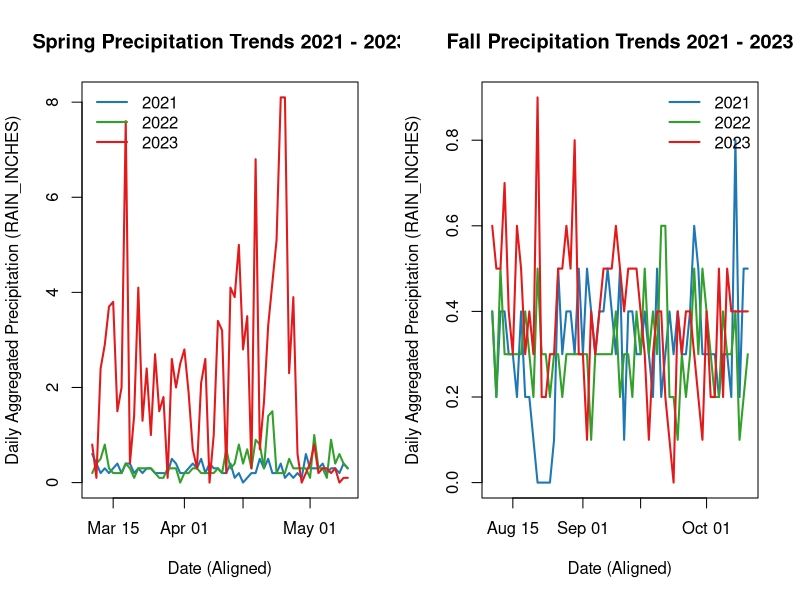
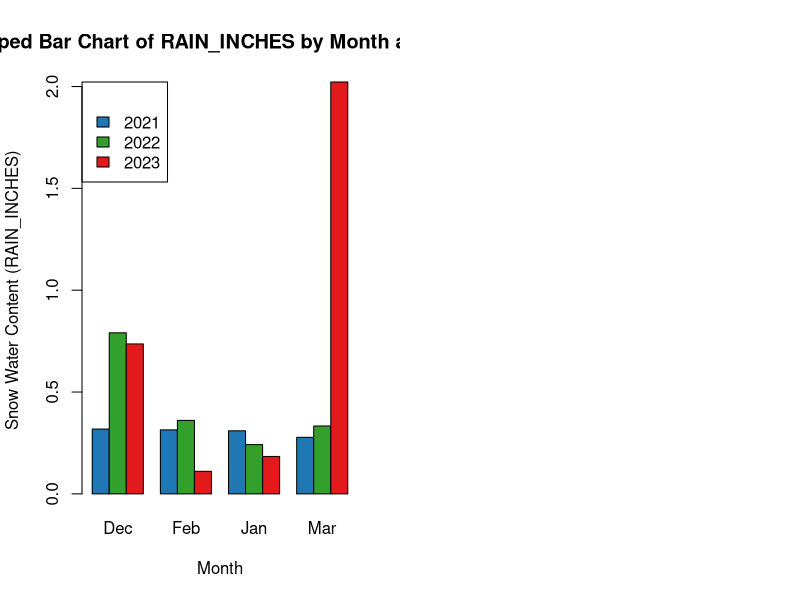
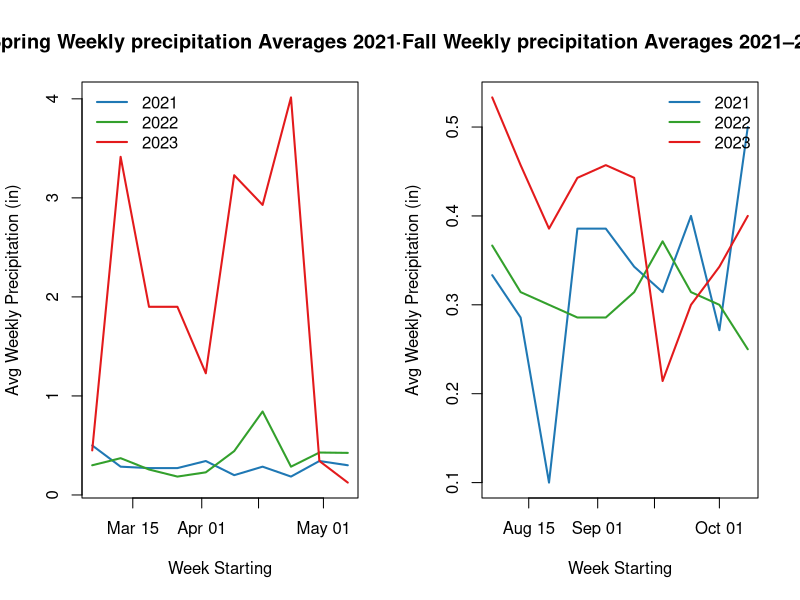
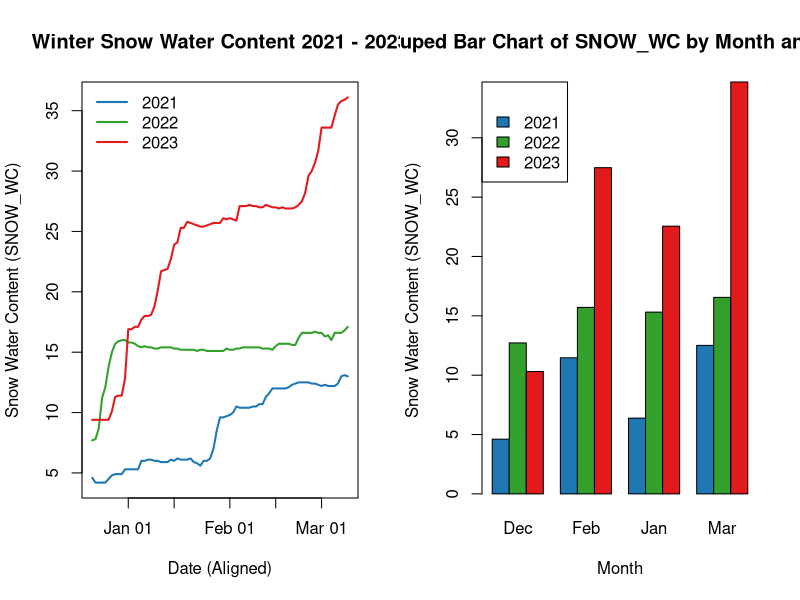
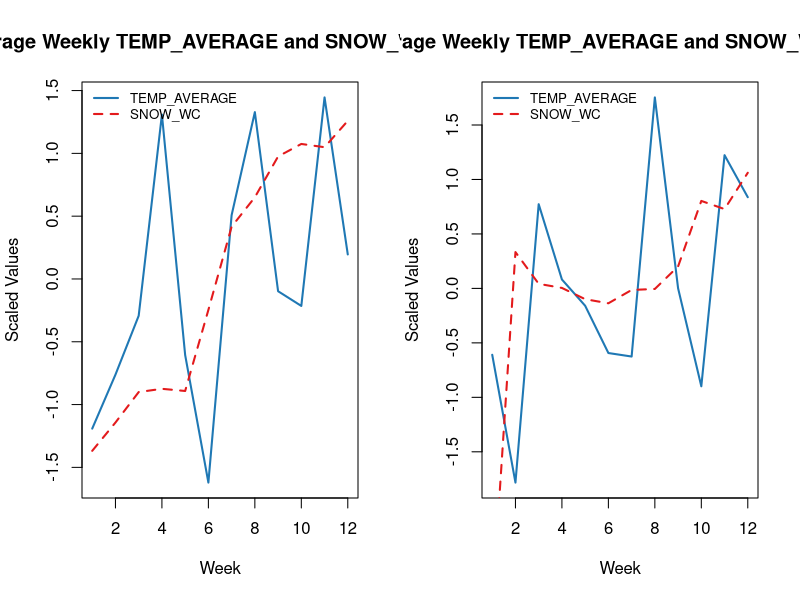
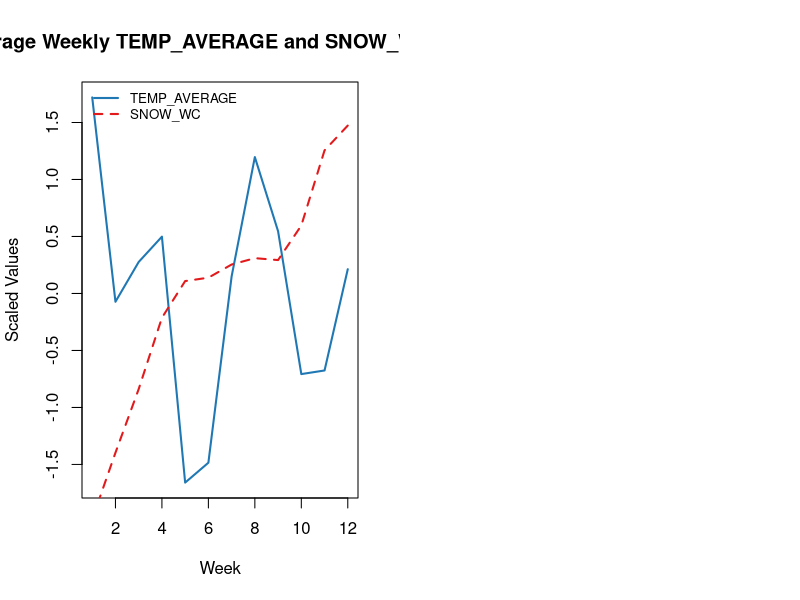
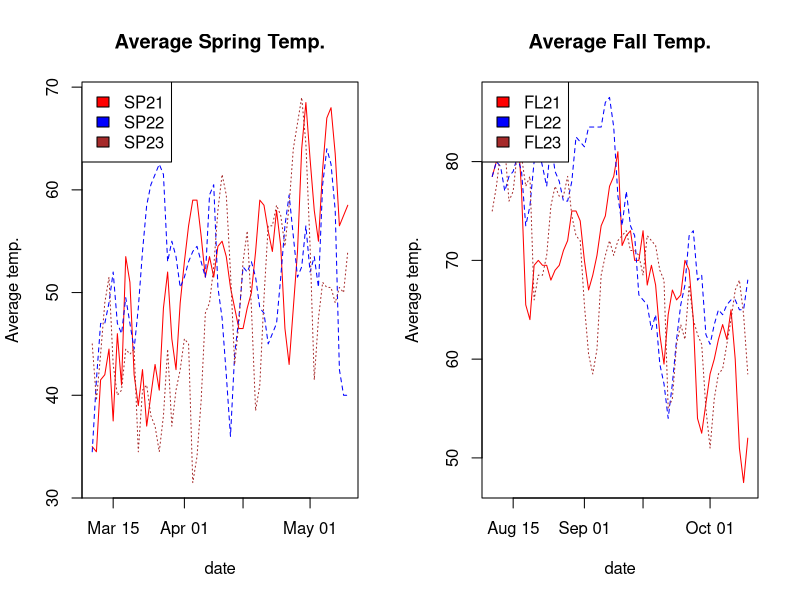
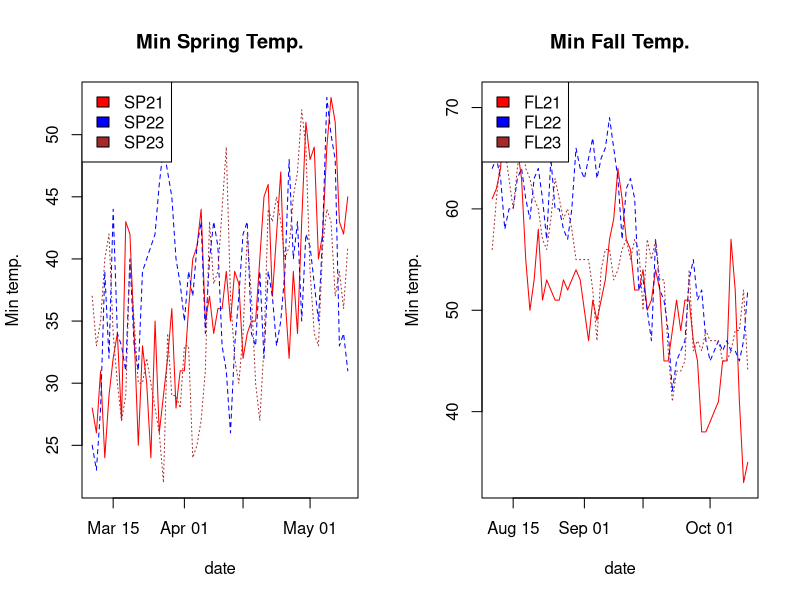

Reproduce these figures in R, in order.
## ---- chunk 1
#install.packages("readr")
#install.packages("tidyr")
#install.packages("here")

library(readr)
library(tidyr)
library(here)

setwd(here())
df <- read_csv(here("Pre-Trip","DataSets", "WeatherData_20250416.csv"))
#df <- read_csv(here("Pre-Trip","DataSets", "WeatherData_20250416.csv"))

w <- subset(df, SEASON == "Winter" & (YEAR == "2021" | YEAR == "2022" | YEAR == "2023"))
f <- subset(df, SEASON == "Fall" & (YEAR == "2021" | YEAR == "2022" | YEAR == "2023"))
s <- subset(df, SEASON == "Spring" & (YEAR == "2021" | YEAR == "2022" | YEAR == "2023"))

w$DATE <- as.Date(w$DATE, format="%m/%d/%Y")
s$DATE <- as.Date(s$DATE, format="%m/%d/%Y")
f$DATE <- as.Date(f$DATE, format="%m/%d/%Y")

for (year in 2021:2023) {
  f_year <- subset(f, f$YEAR == year)
  w_year <- subset(w, w$YEAR == year)
  s_year <- subset(s, s$YEAR == year)
  f_year$CYCLE_DATE <- as.Date(paste("2001", format(f_year$DATE, "%m-%d"), 
                                     sep = "-"))
  w_year$CYCLE_DATE <- 0
  s_year$CYCLE_DATE <- as.Date(paste("2001", format(s_year$DATE, "%m-%d"), 
                                     sep = "-"))
  
  w_year$CYCLE_DATE[w_year$MONTH == "Dec"] <- 
    as.Date(paste("2000", format(
      w_year$DATE[w_year$MONTH == "Dec"], "%m-%d"), sep = "-"))
  
  w_year$CYCLE_DATE[w_year$MONTH != "Dec"] <- 
    as.Date(paste("2001", format(
      w_year$DATE[w_year$MONTH != "Dec"], "%m-%d"), sep = "-"))
  
  w_year$CYCLE_DATE <- as.Date(w_year$CYCLE_DATE, origin = "1970-01-01")
  
 w_weekly <- aggregate(cbind(SNOW_WC, TEMP_AVERAGE, RAIN_INCHES) ~ WEEK, data = w_year, mean)
 w_weekly$CYCLE_WEEK <- c(1:nrow(w_weekly))

 s_weekly <- aggregate(cbind(SNOW_WC, TEMP_AVERAGE, RAIN_INCHES) ~ WEEK, data = s_year, mean)
 s_weekly$CYCLE_WEEK <- c(1:nrow(s_weekly))

 f_weekly <- aggregate(cbind(SNOW_WC, TEMP_AVERAGE, RAIN_INCHES) ~ WEEK, data = f_year, mean)
 f_weekly$CYCLE_WEEK <- c(1:nrow(f_weekly))
  
  assign(paste0("f_", year), f_year)
  assign(paste0("w_", year), w_year)
  assign(paste0("s_", year), s_year)
  assign(paste0("w_weekly_", year), w_weekly)
  assign(paste0("s_weekly_", year), s_weekly)
  assign(paste0("f_weekly_", year), f_weekly)
  rm(w_year,f_year,s_year,year,w_weekly,s_weekly,f_weekly)
}
colors <- c("#1f78b4", "#33a02c", "#e31a1c") 
## ---- chunk 2

#Fall (RAIN_INCHES ~ factor(YEAR))
knitr::kable(as.data.frame(summary(aov(RAIN_INCHES ~ factor(YEAR), data = f))[[1]]), caption = "ANOVA Fall (RAIN_INCHES ~ factor(YEAR))")
knitr::kable(TukeyHSD(aov(RAIN_INCHES ~ factor(YEAR), data = f))[["factor(YEAR)"]], caption = "TukeyHSD Fall (RAIN_INCHES ~ factor(YEAR))")

#Spring (RAIN_INCHES ~ factor(YEAR))
knitr::kable(as.data.frame(summary(aov(RAIN_INCHES ~ factor(YEAR), data = s))[[1]]), caption = "ANOVA Spring (RAIN_INCHES ~ factor(YEAR))")
knitr::kable(TukeyHSD(aov(RAIN_INCHES ~ factor(YEAR), data = s))[["factor(YEAR)"]], caption = "TukeyHSD Spring (RAIN_INCHES ~ factor(YEAR))")

## ---- chunk 3
library(lubridate)
par(mfrow = c(1,2))

#Time Series Overlay of Spring Rain
plot(s_2021$CYCLE_DATE, s_2021$RAIN_INCHES, type = "l", 
     xlab = "Date (Aligned)", ylab = "Daily Aggregated Precipitation (RAIN_INCHES)", 
     main = "Spring Precipitation Trends 2021 - 2023", col = colors[1], lwd = 2,
     ylim = c(min(s_2021$RAIN_INCHES), max(s_2023$RAIN_INCHES)))
lines(s_2022$CYCLE_DATE, s_2022$RAIN_INCHES, col = colors[2], lwd = 2)
lines(s_2023$CYCLE_DATE, s_2023$RAIN_INCHES, col = colors[3], lwd = 2)
legend("topleft", legend = c("2021", "2022", "2023"), 
       col = colors, lwd = 2, bty = "n")

#Time Series Overlay of Fall Rain
plot(f_2021$CYCLE_DATE, f_2021$RAIN_INCHES, type = "l", 
     xlab = "Date (Aligned)", ylab = "Daily Aggregated Precipitation (RAIN_INCHES)", 
     main = "Fall Precipitation Trends 2021 - 2023", col = colors[1], lwd = 2,
     ylim = c(min(f_2021$RAIN_INCHES), max(f_2023$RAIN_INCHES)))
lines(f_2022$CYCLE_DATE, f_2022$RAIN_INCHES, col = colors[2], lwd = 2)
lines(f_2023$CYCLE_DATE, f_2023$RAIN_INCHES, col = colors[3], lwd = 2)
legend("topright", legend = c("2021", "2022", "2023"), 
       col = colors, lwd = 2, bty = "n")

#bar plot
aggregated_data <- aggregate(RAIN_INCHES ~ MONTH + YEAR, data = w, 
                             FUN = mean, na.rm = TRUE)
reshaped_data <- reshape(aggregated_data, timevar = "YEAR", 
                         idvar = "MONTH", direction = "wide")
rownames(reshaped_data) <- reshaped_data$MONTH
reshaped_data <- reshaped_data[, -1]
data_matrix <- t(reshaped_data)
barplot(as.matrix(data_matrix), beside = TRUE, col = 
          colors, 
        legend.text = c("2021", "2022", "2023"), 
        args.legend = list(title = "", x = "topleft"),
        main = "Grouped Bar Chart of RAIN_INCHES by Month and Cycle", 
        xlab = "Month", ylab = "Snow Water Content (RAIN_INCHES)", 
        names.arg = colnames(data_matrix))
rm(aggregated_data, data_matrix, reshaped_data)


# helper to build a weekly‐aggregated df
weekly_agg <- function(df) {
  df$week_start <- floor_date(df$CYCLE_DATE, unit = "week", week_start = 1) 
  aggregate(RAIN_INCHES ~ week_start, data = df, FUN = mean, na.rm = TRUE)
}

# compute weekly means for spring and fall, for each year
w_s21 <- weekly_agg(s_2021)
w_s22 <- weekly_agg(s_2022)
w_s23 <- weekly_agg(s_2023)

w_f21 <- weekly_agg(f_2021)
w_f22 <- weekly_agg(f_2022)
w_f23 <- weekly_agg(f_2023)

# two‐panel layout
par(mfrow = c(1,2))

# --- Spring Weekly Averages Overlay ---
plot(w_s21$week_start, w_s21$RAIN_INCHES, type = "l",
     xlab = "Week Starting", ylab = "Avg Weekly Precipitation (in)",
     main = "Spring Weekly precipitation Averages 2021–2023",
     col = colors[1], lwd = 2,
     ylim = range(c(w_s21$RAIN_INCHES, w_s22$RAIN_INCHES, w_s23$RAIN_INCHES)))
lines(w_s22$week_start, w_s22$RAIN_INCHES, col = colors[2], lwd = 2)
lines(w_s23$week_start, w_s23$RAIN_INCHES, col = colors[3], lwd = 2)
legend("topleft", legend = c("2021","2022","2023"),
       col = colors, lwd = 2, bty = "n")

# --- Fall Weekly Averages Overlay ---
plot(w_f21$week_start, w_f21$RAIN_INCHES, type = "l",
     xlab = "Week Starting", ylab = "Avg Weekly Precipitation (in)",
     main = "Fall Weekly precipitation Averages 2021–2023",
     col = colors[1], lwd = 2,
     ylim = range(c(w_f21$RAIN_INCHES, w_f22$RAIN_INCHES, w_f23$RAIN_INCHES)))
lines(w_f22$week_start, w_f22$RAIN_INCHES, col = colors[2], lwd = 2)
lines(w_f23$week_start, w_f23$RAIN_INCHES, col = colors[3], lwd = 2)
legend("topright", legend = c("2021","2022","2023"),
       col = colors, lwd = 2, bty = "n")

## ---- chunk 4
corTable <- data.frame(
  Year = 2021:2023,
  Fall = numeric(length(2021:2023)),
  Winter = numeric(length(2021:2023)),
  Spring = numeric(length(2021:2023)) 
)

for (year in 2021:2023) {
  
  corTable[corTable$Year == year, "Fall"] <-  cor(get(paste0("f_", year))$TEMP_AVERAGE, get(paste0("f_", year))$SNOW_WC)
  corTable[corTable$Year == year, "Winter"] <- cor(get(paste0("w_", year))$TEMP_AVERAGE, get(paste0("w_", year))$SNOW_WC)
  corTable[corTable$Year == year, "Spring"] <- cor(get(paste0("s_", year))$TEMP_AVERAGE, get(paste0("s_", year))$SNOW_WC)
  
}

knitr::kable(corTable, caption = "Correlation Matrix SNOW_WC ~ TEMP_AVERAGE")

#Fall (SNOW_WC ~ factor(YEAR))
knitr::kable(as.data.frame(summary(aov(SNOW_WC ~ factor(YEAR), data = f))[[1]]), caption = "ANOVA Fall (SNOW_WC ~ factor(YEAR))")
knitr::kable(TukeyHSD(aov(SNOW_WC ~ factor(YEAR), data = f))[["factor(YEAR)"]], caption = "TukeyHSD Fall (SNOW_WC ~ factor(YEAR))")

#Winter (SNOW_WC ~ factor(YEAR))
knitr::kable(as.data.frame(summary(aov(SNOW_WC ~ factor(YEAR), data = w))[[1]]), caption = "ANOVA Winter (SNOW_WC ~ factor(YEAR))")
knitr::kable(TukeyHSD(aov(SNOW_WC ~ factor(YEAR), data = w))[["factor(YEAR)"]], caption = "TukeyHSD Winter (SNOW_WC ~ factor(YEAR))")

#Spring (SNOW_WC ~ factor(YEAR))
knitr::kable(as.data.frame(summary(aov(SNOW_WC ~ factor(YEAR), data = s))[[1]]), caption = "ANOVA Spring (SNOW_WC ~ factor(YEAR))")
knitr::kable(TukeyHSD(aov(SNOW_WC ~ factor(YEAR), data = s))[["factor(YEAR)"]], caption = "TukeyHSD Spring (SNOW_WC ~ factor(YEAR))")
## ---- chunk 5
################################# WINTER #######################################
par(mfrow = c(1,2))
#Time Series Overlay of Winter Snow
plot(w_2021$CYCLE_DATE, w_2021$SNOW_WC, type = "l", 
     xlab = "Date (Aligned)", ylab = "Snow Water Content (SNOW_WC)", 
     main = "Winter Snow Water Content 2021 - 2023", col = colors[1], lwd = 2,
     ylim = c(min(w_2021$SNOW_WC), max(w_2023$SNOW_WC)))
lines(w_2022$CYCLE_DATE, w_2022$SNOW_WC, col = colors[2], lwd = 2)
lines(w_2023$CYCLE_DATE, w_2023$SNOW_WC, col = colors[3], lwd = 2)
legend("topleft", legend = c("2021", "2022", "2023"), 
       col = colors, lwd = 2, bty = "n")

#bar plot
aggregated_data <- aggregate(SNOW_WC ~ MONTH + YEAR, data = w, 
                             FUN = mean, na.rm = TRUE)
reshaped_data <- reshape(aggregated_data, timevar = "YEAR", 
                         idvar = "MONTH", direction = "wide")
rownames(reshaped_data) <- reshaped_data$MONTH
reshaped_data <- reshaped_data[, -1]
data_matrix <- t(reshaped_data)
barplot(as.matrix(data_matrix), beside = TRUE, col = 
          colors, 
        legend.text = c("2021", "2022", "2023"), 
        args.legend = list(title = "", x = "topleft"),
        main = "Grouped Bar Chart of SNOW_WC by Month and Cycle", 
        xlab = "Month", ylab = "Snow Water Content (SNOW_WC)", 
        names.arg = colnames(data_matrix))
rm(aggregated_data, data_matrix, reshaped_data)

# Temperature to Snow Water Content (scaled)
for (year in 2021:2023) {
  plot(get(paste0("w_weekly_", year))$CYCLE_WEEK, 
       scale(get(paste0("w_weekly_", year))$TEMP_AVERAGE), type = "l", 
       col = colors[1], lwd = 2, 
       xlab = "Week", ylab = "Scaled Values", 
       main = paste0("Average Weekly TEMP_AVERAGE and SNOW_WC:", year))
  lines(get(paste0("w_weekly_", year))$CYCLE_WEEK, 
        scale(get(paste0("w_weekly_", year))$SNOW_WC), col = colors[3],  
        lty = 2, lwd = 2)
  legend("topleft", legend = c("TEMP_AVERAGE", "SNOW_WC"), 
         col = c(colors[1], colors[3]), lty = c(1, 2), lwd = 2, bty = "n", 
         cex = 0.8)
}
rm(year)

#Time Series Overlay of Temperature
#plot(w_weekly_2021$CYCLE_WEEK, w_weekly_2021$TEMP_AVERAGE, type = "l", 
#     xlab = "Week", ylab = "Temperature Average (TEMP_AVERAGE)", 
#     main = "Average Weekly Temperature 2021 - 2024", 
#     col = colors[1], lwd = 2,
#     ylim = c(min(w_weekly_2023$TEMP_AVERAGE), max(w_weekly_2022$TEMP_AVERAGE)))
#lines(w_weekly_2022$CYCLE_WEEK, w_weekly_2022$TEMP_AVERAGE, col = colors[2], lwd = 2)
#lines(w_weekly_2023$CYCLE_WEEK, w_weekly_2023$TEMP_AVERAGE, col = colors[3], lwd = 2)
#lines(w_weekly_2024$CYCLE_WEEK, w_weekly_2024$TEMP_AVERAGE, col = colors[4], lwd = 2)
#legend("topleft", legend = c("2021", "2022", "2023", "2024"), 
#       col = colors, lwd = 2, bty = "n")

################################ SPRING ########################################

#plot(s_weekly_2021$CYCLE_WEEK, s_weekly_2021$TEMP_AVERAGE, type = "l", 
#     xlab = "Week", ylab = "Weekly Temperature Averages (TEMP_AVERAGE)", 
#     main = "Spring Weekly Temperature Averages 2021 - 2024", 
#     col = colors[1], lwd = 2,
#     ylim = c(min(s_weekly_2023$TEMP_AVERAGE), max(s_weekly_2021$TEMP_AVERAGE)))
#lines(s_weekly_2022$CYCLE_WEEK, s_weekly_2022$TEMP_AVERAGE, col = colors[2], lwd = 2)
#lines(s_weekly_2023$CYCLE_WEEK, s_weekly_2023$TEMP_AVERAGE, col = colors[3], lwd = 2)
#lines(s_weekly_2024$CYCLE_WEEK, s_weekly_2024$TEMP_AVERAGE, col = colors[4], lwd = 2)
#legend("topleft", legend = c("2021", "2022", "2023", "2024"), 
#       col = colors, lwd = 2, bty = "n")

################################# FALL #########################################

#plot(f_weekly_2021$CYCLE_WEEK, f_weekly_2021$TEMP_AVERAGE, type = "l", 
#     xlab = "Week", ylab = "Weekly Temperature Averages (TEMP_AVERAGE)", 
#     main = "Fall Weekly Temperature Averages 2021 - 2024", 
#     col = colors[1], lwd = 2,
#     ylim = c(min(f_weekly_2021$TEMP_AVERAGE), max(f_weekly_2022$TEMP_AVERAGE)))
#lines(f_weekly_2022$CYCLE_WEEK, f_weekly_2022$TEMP_AVERAGE, col = colors[2], lwd = 2)
#lines(f_weekly_2023$CYCLE_WEEK, f_weekly_2023$TEMP_AVERAGE, col = colors[3], lwd = 2)
#lines(f_weekly_2024$CYCLE_WEEK, f_weekly_2024$TEMP_AVERAGE, col = colors[4], lwd = 2)
#legend("bottomleft", legend = c("2021", "2022", "2023", "2024"), 
#       col = colors, lwd = 2, bty = "n")
## ---- chunk 6
#install.packages('lubridate')

library(readr)
library(lubridate)
library(dplyr)

data <- read_csv(here("Pre-Trip","DataSets", "WeatherData_20250222.csv"))
data$DATE <- as.Date(data$DATE, format="%Y-%m-%d")
data_2021_2023 <- data[data$YEAR == "2021"|data$YEAR == "2022"| data$YEAR == "2023" ,]

Spring2021 <- subset(data, DATE >= as.Date("2021-03-10") & DATE <= as.Date("2021-05-10"))
Spring2022 <- subset(data, DATE >= as.Date("2022-03-10") & DATE <= as.Date("2022-05-10"))
Spring2023 <- subset(data, DATE >= as.Date("2023-03-10") & DATE <= as.Date("2023-05-10"))
Spring <- rbind(Spring2021, Spring2022, Spring2023)
Spring$YEAR <- year(Spring$DATE)
Spring2021_2023 <- Spring[Spring$YEAR == "2021"|Spring$YEAR == "2022"| Spring$YEAR == "2023" ,]

Fall2021 <- subset(data, DATE >= as.Date("2021-08-10") & DATE <= as.Date("2021-10-10"))
Fall2022 <- subset(data, DATE >= as.Date("2022-08-10") & DATE <= as.Date("2022-10-10"))
Fall2023 <- subset(data, DATE >= as.Date("2023-08-10") & DATE <= as.Date("2023-10-10"))
Fall <- rbind(Fall2021, Fall2022, Fall2023)
Fall$YEAR <- year(Fall$DATE)
Fall2021_2023 <- Fall[Fall$YEAR == "2021"|Fall$YEAR == "2022"| Fall$YEAR == "2023" ,]

Spring2021_week <- subset(data, DATE >= as.Date("2021-05-04") & DATE <= as.Date("2021-05-10"))
Spring2022_week <- subset(data, DATE >= as.Date("2022-05-03") & DATE <= as.Date("2022-05-09"))
Spring2023_week <- subset(data, DATE >= as.Date("2023-05-02") & DATE <= as.Date("2023-05-08"))

Spring_week <- rbind(Spring2021_week, Spring2022_week, Spring2023_week)
Spring_week$YEAR <- year(Spring_week$DATE)
Spring2021_2023_week <- Spring_week[Spring_week$YEAR == "2021"|Spring_week$YEAR == "2022"| Spring_week$YEAR == "2023" ,]

Fall2021_week <- subset(data, DATE >= as.Date("2021-08-29") & DATE <= as.Date("2021-09-04"))
Fall2022_week <- subset(data, DATE >= as.Date("2022-09-27") & DATE <= as.Date("2022-10-03"))
Fall2023_week <- subset(data, DATE >= as.Date("2023-09-26") & DATE <= as.Date("2023-10-02"))

Fall_week <- rbind(Fall2021_week, Fall2022_week, Fall2023_week)
Fall_week$YEAR <- year(Fall_week$DATE)
Fall2021_2023_week <- Fall_week[Fall_week$YEAR == "2021"|Fall_week$YEAR == "2022"| Fall_week$YEAR == "2023" ,]
table(Fall2021_2023_week$YEAR)
## ---- chunk 7

#result_ave_spring
knitr::kable(as.data.frame(summary(aov(TEMP_AVERAGE ~ factor(YEAR), data = Spring))[[1]]), caption = "ANOVA Spring TEMP_AVERAGE ~ factor(YEAR))")
knitr::kable(TukeyHSD(aov(TEMP_AVERAGE ~ factor(YEAR), data = Spring))[["factor(YEAR)"]], caption = "Tukey Spring (TEMP_AVERAGE ~ factor(YEAR))")
knitr::asis_output("**P = 0.0299, p < 0.05 significant 2023 is different**")

#result_max_spring
knitr::kable(as.data.frame(summary(aov(TEMP_MAX ~ factor(YEAR), data = Spring))[[1]]), caption = "ANOVA Spring TEMP_MAX ~ factor(YEAR)")
knitr::kable(TukeyHSD(aov(TEMP_MAX ~ factor(YEAR), data = Spring))[["factor(YEAR)"]], caption = "Tukey Spring (TEMP_MAX ~ factor(YEAR))")
knitr::asis_output("**P = 0.0105, significant 2023 is different **")

#result_min_spring
knitr::kable(as.data.frame(summary(aov(TEMP_MIN ~ factor(YEAR), data = Spring))[[1]]), caption = "ANOVA Spring TEMP_MIN ~ factor(YEAR)")
knitr::kable(TukeyHSD(aov(TEMP_MIN ~ factor(YEAR), data = Spring))[["factor(YEAR)"]], caption = "Tukey Spring (TEMP_MIN ~ factor(YEAR))")
knitr::asis_output("**P = 0.238, NOT significant All same/similar**")

#result_ave_fall
knitr::kable(as.data.frame(summary(aov(TEMP_AVERAGE ~ factor(YEAR), data = Fall))[[1]]), caption = "ANOVA Fall TEMP_AVERAGE ~ factor(YEAR)")
knitr::kable(TukeyHSD(aov(Fall$TEMP_AVERAGE ~ factor(YEAR), data = Fall))[["factor(YEAR)"]], caption = "Fall (TEMP_AVERAGE ~ factor(YEAR))")
knitr::asis_output("**P < 0.05, P = 0.00418, significant, 2022 is different**")

#result_max_fall
knitr::kable(as.data.frame(summary(aov(TEMP_MAX ~ factor(YEAR), data = Fall))[[1]]), caption = "ANOVA Fall TEMP_MAX ~ factor(YEAR)")
knitr::kable(TukeyHSD(aov(Fall$TEMP_MAX ~ factor(YEAR), data = Fall))[["factor(YEAR)"]], caption = "Tukey Fall (TEMP_MAX ~ factor(YEAR))")
knitr::asis_output("**P = 0.00314 significant 2022 is different**")

#result_min_fall
knitr::kable(as.data.frame(summary(aov(TEMP_MIN ~ factor(YEAR), data = Fall))[[1]]), caption = "ANOVA Fall TEMP_MIN ~ factor(YEAR)")
knitr::kable(TukeyHSD(aov(Fall$TEMP_MIN ~ factor(YEAR), data = Fall))[["factor(YEAR)"]], caption = "Tukey Fall (TEMP_MIN ~ factor(YEAR))")
knitr::asis_output("**P = 0.00311 significant, 2022-2021 is different??**")


########### Conclusion: Fall 2022 and Spring 2023 were different ##########

# Combined mean temperature table for Spring and Fall
mean_temp_table <- data.frame(
  Year = c(2021, 2022, 2023),
  Spring_Mean_Temp = c(
    mean(Spring$TEMP_AVERAGE[Spring$YEAR == 2021]),
    mean(Spring$TEMP_AVERAGE[Spring$YEAR == 2022]),
    mean(Spring$TEMP_AVERAGE[Spring$YEAR == 2023])
  ),
  Fall_Mean_Temp = c(
    mean(Fall$TEMP_AVERAGE[Fall$YEAR == 2021]),
    mean(Fall$TEMP_AVERAGE[Fall$YEAR == 2022]),
    mean(Fall$TEMP_AVERAGE[Fall$YEAR == 2023])
  )
)

# Display the table using knitr
knitr::kable(mean_temp_table, caption = "Mean Temperatures for Spring and Fall (2021-2023)")


## ---- chunk 8
par(mfrow = c(1,2))
matplot( Spring2021$DATE,  cbind(Spring2021$TEMP_AVERAGE, 
                                 Spring2022$TEMP_AVERAGE, Spring2023$TEMP_AVERAGE),
         col = c("red", "blue", "brown"), type = "l",
         main = "Average Spring Temp.",
         xlab="date", ylab="Average temp.")
legend(x='topleft', y=70, legend=c('SP21', 'SP22', 'SP23'), fill=c('red', 'blue', 'brown'))
matplot( Fall2021$DATE,  cbind(Fall2021$TEMP_AVERAGE, 
                                 Fall2022$TEMP_AVERAGE, Fall2023$TEMP_AVERAGE),
         col = c("red", "blue", "brown"), type = "l",
         main = "Average Fall Temp.",
         xlab="date", ylab="Average temp.")
legend(x='topleft', y=70, legend=c('FL21', 'FL22', 'FL23'), fill=c('red', 'blue', 'brown'))


par(mfrow = c(1,2))
matplot( Spring2021$DATE,  cbind(Spring2021$TEMP_MIN, 
                                 Spring2022$TEMP_MIN, Spring2023$TEMP_MIN),
         col = c("red", "blue", "brown"), type = "l",
         main = "Min Spring Temp.",
         xlab="date", ylab="Min temp.")
legend(x='topleft', y=70, legend=c('SP21', 'SP22', 'SP23'), fill=c('red', 'blue', 'brown'))

matplot( Fall2021$DATE,  cbind(Fall2021$TEMP_MIN, 
                                 Fall2022$TEMP_MIN, Fall2023$TEMP_MIN),
         col = c("red", "blue", "brown"), type = "l",
         main = "Min Fall Temp.",
         xlab="date", ylab="Min temp.")
legend(x='topleft', y=70, legend=c('FL21', 'FL22', 'FL23'), fill=c('red', 'blue', 'brown'))

par(mfrow = c(1,2))
matplot( Spring2021$DATE,  cbind(Spring2021$TEMP_MAX, 
                                 Spring2022$TEMP_MAX, Spring2023$TEMP_MAX),
         col = c("red", "blue", "brown"), type = "l",
         main = "Max Spring Temp.",
         xlab="date", ylab="Max temp.")
legend(x='topleft', y=70, legend=c('SP21', 'SP22', 'SP23'), fill=c('red', 'blue', 'brown'))
matplot( Fall2021$DATE,  cbind(Fall2021$TEMP_MAX, 
                                 Fall2022$TEMP_MAX, Fall2023$TEMP_MAX),
         col = c("red", "blue", "brown"), type = "l",
         main = "Max Fall Temp.",
         xlab="date", ylab="Max temp.")
legend(x='topleft', y=70, legend=c('FL21', 'FL22', 'FL23'), fill=c('red', 'blue', 'brown'))
## ---- chunk 9

#Spring Week 1 (TEMP_AVERAGE ~ factor(YEAR))
knitr::kable(as.data.frame(summary(aov(TEMP_AVERAGE ~ factor(YEAR), data = Spring_week))[[1]]), caption = "ANOVA Spring week 1 - TEMP_AVERAGE ~ factor(YEAR)")
knitr::kable(TukeyHSD(aov(TEMP_AVERAGE ~ factor(YEAR), data = Spring_week))[["factor(YEAR)"]], caption = "Tukey Spring week 1 - ANOVA(TEMP_AVERAGE ~ factor(YEAR))")
knitr::asis_output("**P = 0.000484, P < 0.05 significant, 2021 is different with 90% sig level**")

#Spring Week 1 (TEMP_MAX ~ factor(YEAR))
knitr::kable(as.data.frame(summary(aov(TEMP_MAX ~ factor(YEAR), data = Spring_week))[[1]]), caption = "ANOVA Spring week 1 - TEMP_MAX ~ factor(YEAR)")
knitr::kable(TukeyHSD(aov(TEMP_MAX ~ factor(YEAR), data = Spring_week))[["factor(YEAR)"]], caption = "Tukey Spring week 1 - ANOVA(TEMP_MAX ~ factor(YEAR))")
knitr::asis_output("**P = 0.00217, significant, 2021 is different with 90% sig level**")

#Spring Week 1 (TEMP_MIN ~ factor(YEAR))
knitr::kable(as.data.frame(summary(aov(TEMP_MIN ~ factor(YEAR), data = Spring_week))[[1]]), caption = "ANOVA Spring week 1 - TEMP_MIN ~ factor(YEAR)")
knitr::kable(TukeyHSD(aov(TEMP_MIN ~ factor(YEAR), data = Spring_week))[["factor(YEAR)"]], caption = "Tukey Spring week 1 - ANOVA(TEMP_MIN ~ factor(YEAR))")
knitr::asis_output("**P = 0.0807, NOT significant, 2023-2021 is different**")

#Fall Week 1 (TEMP_AVERAGE ~ factor(YEAR))
knitr::kable(as.data.frame(summary(aov(TEMP_AVERAGE ~ factor(YEAR), data = Fall_week))[[1]]), caption = "ANOVA Fall week 1 TEMP_AVERAGE ~ factor(YEAR)")
knitr::kable(TukeyHSD(aov(TEMP_AVERAGE ~ factor(YEAR), data = Fall_week))[["factor(YEAR)"]], caption = "Tukey Fall week 1 - ANOVA(TEMP_AVERAGE ~ factor(YEAR))")
knitr::asis_output("**P < 0.05, P = 0.000479, significant, 2023 is different**")


#Fall Week 1 (TEMP_MAX ~ factor(YEAR))
knitr::kable(as.data.frame(summary(aov(TEMP_MAX ~ factor(YEAR), data = Fall_week))[[1]]), caption = "ANOVA Fall week 1 TEMP_MAX ~ factor(YEAR)")
knitr::kable(TukeyHSD(aov(TEMP_MAX ~ factor(YEAR), data = Fall_week))[["factor(YEAR)"]], caption = "Tukey Fall week 1 Max - ANOVA(TEMP_MAX ~ factor(YEAR))")
knitr::asis_output("**P = 0.000185 significant, 2023 is different**")


#Fall Week 1 (TEMP_MIN ~ factor(YEAR))
knitr::kable(as.data.frame(summary(aov(TEMP_MIN ~ factor(YEAR), data = Fall_week))[[1]]), caption = "ANOVA Fall week 1 TEMP_MIN ~ factor(YEAR)")
knitr::kable(TukeyHSD(aov(TEMP_MIN ~ factor(YEAR), data = Fall_week))[["factor(YEAR)"]], caption = "Tukey Fall week 1 Min - ANOVA(TEMP_MIN ~ factor(YEAR))")
knitr::asis_output("**P = 0.177 NOT significant, All same**")


## ---- chunk 10
par(mfrow = c(1,2))
matplot( Spring2021_week$DATE,  cbind(Spring2021_week$TEMP_AVERAGE, 
                                      Spring2022_week$TEMP_AVERAGE, Spring2023_week$TEMP_AVERAGE),
         col = c("red", "blue", "brown"), type = "l", main = "Spring week 1 Average", xlab="", ylab="Average temp.")

matplot( Fall2021_week$DATE,  cbind(Fall2021_week$TEMP_AVERAGE, 
                                      Fall2022_week$TEMP_AVERAGE, Fall2023_week$TEMP_AVERAGE),
         col = c("red", "blue", "brown"), type = "l", main = "Fall week 1 Average", xlab="", ylab="Average temp.")

matplot( Spring2021_week$DATE,  cbind(Spring2021_week$TEMP_MAX, 
                                      Spring2022_week$TEMP_MAX, Spring2023_week$TEMP_MAX),
         col = c("red", "blue", "brown"), type = "l", main = "Spring week 1 Max", xlab="", ylab="Max temp.")

matplot( Fall2021_week$DATE,  cbind(Fall2021_week$TEMP_MAX, 
                                      Fall2022_week$TEMP_MAX, Fall2023_week$TEMP_MAX),
         col = c("red", "blue", "brown"), type = "l", main = "Fall week 1 Max", xlab="", ylab="Max temp.")

matplot( Spring2021_week$DATE,  cbind(Spring2021_week$TEMP_MIN, 
                                      Spring2022_week$TEMP_MIN, Spring2023_week$TEMP_MIN),
         col = c("red", "blue", "brown"), type = "l", main = "Spring week 1 Min", xlab="", ylab="Min temp.")

matplot( Fall2021_week$DATE,  cbind(Fall2021_week$TEMP_MIN, 
                                      Fall2022_week$TEMP_MIN, Fall2023_week$TEMP_MIN),
         col = c("red", "blue", "brown"), type = "l", main = "Fall week 1 Min", xlab="", ylab="Min temp.")
